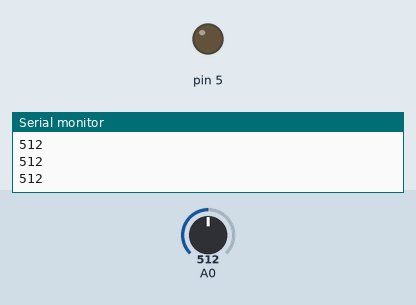
Bench run of a sketch on a simulated Arduino Uno, built with avr-gcc and run on an emulated ATmega328P. Shown: output pins drawn as LEDs (lit = HIGH), the last lines printed to the serial monitor. The test bench sets the inputs (shaded band); at power-on: A0 = 512.

Above: at 1.2 s.
1.3 s: A0 set to 716
At 2.5 s:
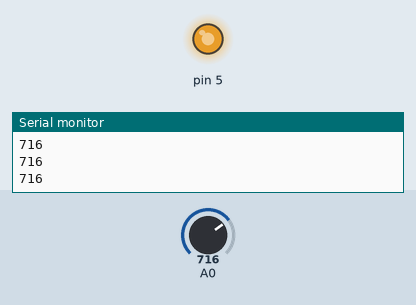
2.8 s: A0 set to 761
At 3.7 s:
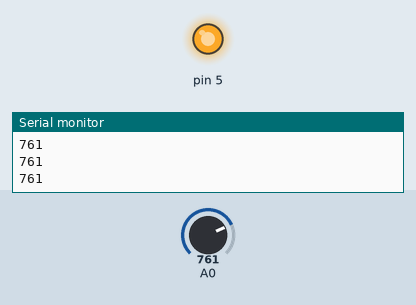
4.3 s: A0 set to 768
At 4.8 s:
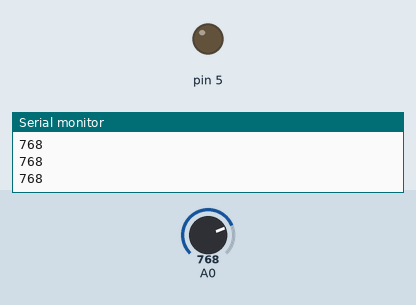
5.8 s: A0 set to 900
At 7.0 s:
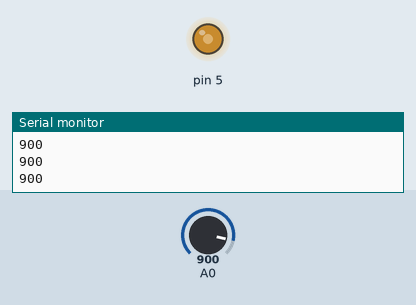
7.3 s: A0 set to 306
At 8.3 s:
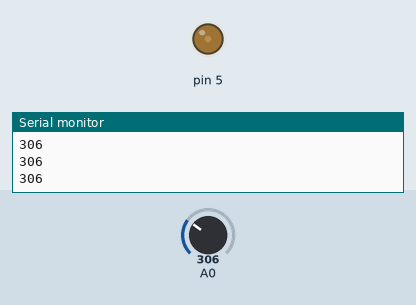
8.8 s: A0 set to 0
At 9.4 s:
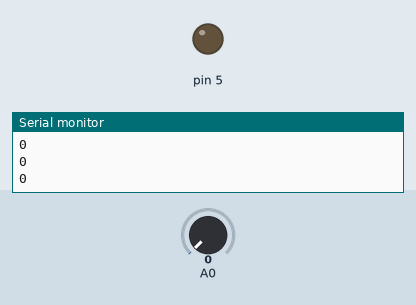
Timing chart, 0 to 11.3 s (numbered marks = the images above; inputs shaded):
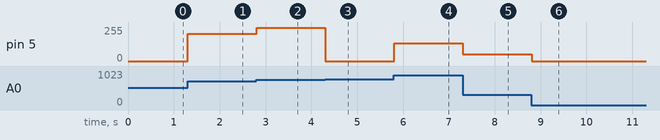

The sketch:

mulearn71.ino
```cpp
int val;
void setup()
{
  pinMode(5, OUTPUT);
  Serial.begin(9600);
}

void loop()
{
  val=analogRead(A0);
  analogWrite(5, val);
  Serial.println(val);
}
```

Measured:
- the behaviour switches between 767 and 768 on A0 (found by bisection; images 2 and 3)
- after the input at 1.3 s, pin 5: 0/255 → 204/255 at once
- after the input at 2.8 s, pin 5: 204/255 → 249/255 at once
- after the input at 4.3 s, pin 5: 249/255 → 0/255 at once
- after the input at 5.8 s, pin 5: 0/255 → 132/255 at once
- after the input at 7.3 s, pin 5: 132/255 → 50/255 at once
- after the input at 8.8 s, pin 5: 50/255 → 0/255 at once
